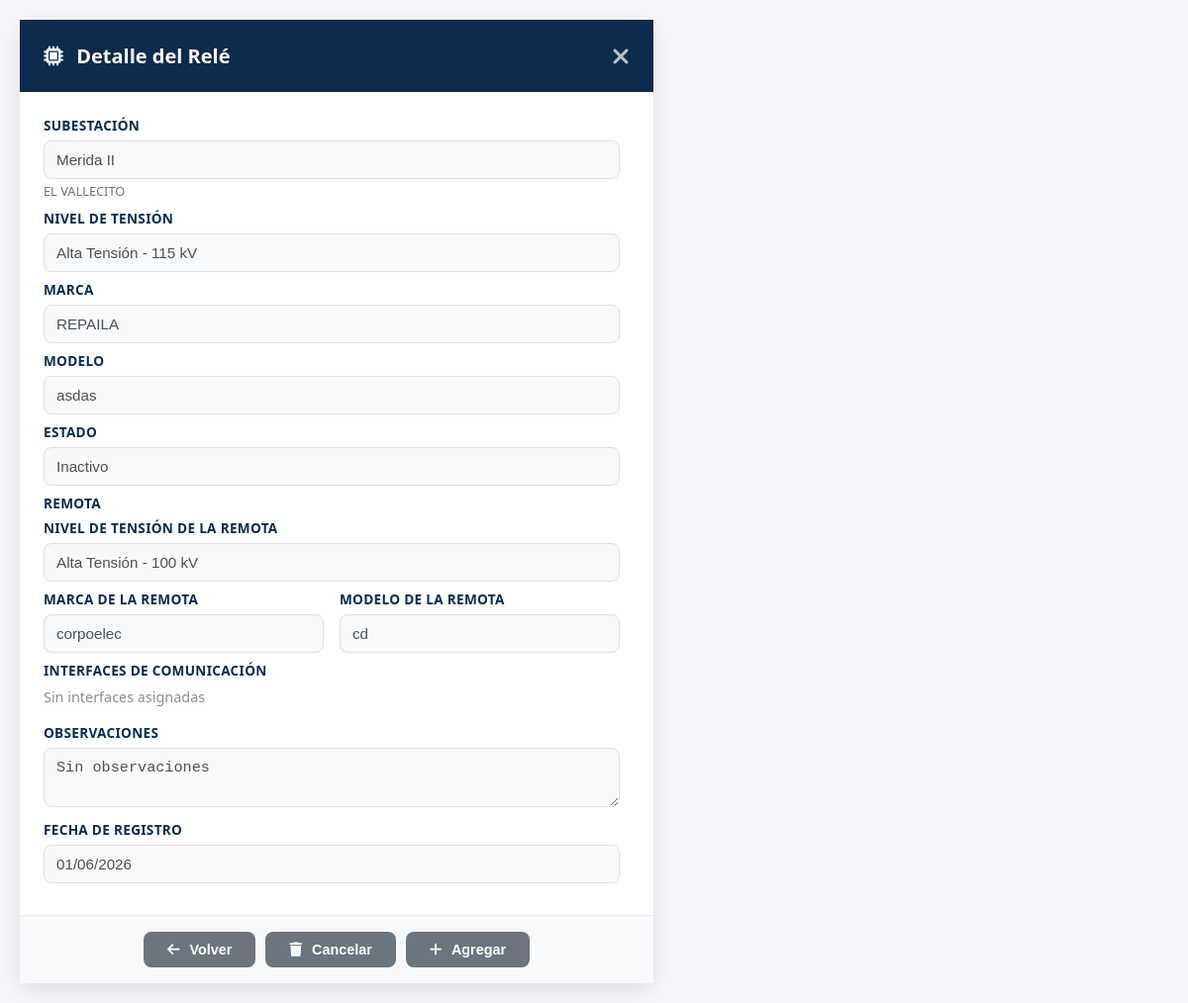
Screenshot of /reles/72/detalle/ (signed in) with the database file from the repository.
### equipos/models.py (models this page shows, shortened)
class Rele(models.Model):
    Id_relé = models.AutoField(primary_key=True)  # Identificador único
    Id_Ten = models.ForeignKey(NivelTension, on_delete=models.CASCADE, related_name='reles')  # Nivel de tensión asociado
    Id_Sub_est = models.ForeignKey(Subestacion, on_delete=models.CASCADE, related_name='reles')  # Subestación donde está instalado
    Marca = models.CharField(max_length=100)  # Marca del fabricante
    Modelo = models.CharField(max_length=100)  # Modelo específico del relé
    Estado = models.CharField(max_length=50)  # Estado operativo (Activo/Inactivo/Mantenimiento)
    Observaciones = models.TextField(blank=True)  # Notas adicionales (opcional)
    Imagen = models.ImageField(upload_to='reles/', blank=True, null=True, verbose_name='Imagen del relé')  # Imagen del relé
    Fecha_Reg = models.DateField(auto_now_add=True)  # Fecha de registro automática
    creado_por = models.ForeignKey(User, on_delete=models.SET_NULL, null=True, blank=True, related_name='reles_creados')  # Usuario que creó el registro
    Protocolos = models.ManyToManyField("Protocolo", blank=True, related_name='reles_asociados')  # Protocolos de comunicación configurados
    Puertos = models.ManyToManyField("PuertoComunicacion", blank=True, related_name='reles_asociados')  # Puertos de comunicación configurados
    EsRemoto = models.BooleanField(default=False, verbose_name='¿Posee Remota?')  # Indica si tiene remota asociada
    Remota = models.ForeignKey("Remota", on_delete=models.SET_NULL, null=True, blank=True, related_name='reles_asociados', verbose_name='Remota asociada')
    Puertos_IPs = models.JSONField(default=dict, blank=True, verbose_name='IPs por puerto ETH del relé')
    Remota_IPs = models.JSONField(default=dict, blank=True, verbose_name='IPs por puerto ETH de la remota')
    Remota_Puertos = models.JSONField(default=list, blank=True, verbose_name='Puertos de la remota seleccionados (claves iface_puerto)')
    Entradas_Digitales = models.PositiveIntegerField(default=0, verbose_name='Entradas Digitales')
    Salidas_Digitales = models.PositiveIntegerField(default=0, verbose_name='Salidas Digitales')
    Entradas_Analogicas = models.PositiveIntegerField(default=0, verbose_name='Entradas Analógicas')
    Contadores = models.PositiveIntegerField(default=0, verbose_name='Contadores')
    class Meta:
        verbose_name = 'Relé'
        verbose_name_plural = 'Relés'
        ordering = ['Id_relé']  # Orden por ID ascendente

class Subestacion(models.Model):
    Id_Sub_est = models.AutoField(primary_key=True)  # Identificador único
    Id_Ten = models.ForeignKey(NivelTension, on_delete=models.SET_NULL, null=True, blank=True, related_name='subestaciones')  # Nivel de tensión principal (legacy / primer nivel seleccionado)
    Niveles_Ten = models.ManyToManyField("NivelTension", blank=True, related_name='subestaciones_multiples')  # Niveles de tensión asociados (una subestación puede tener varios)
    Nombre = models.CharField(max_length=100)  # Nombre de la subestación
    Ubicación = models.CharField(max_length=200)  # Dirección o ubicación física
    Coordenadas = models.CharField(max_length=100, blank=True, verbose_name='Coordenadas')  # Coordenadas GPS (opcional)
    Fecha_Reg = models.DateField(auto_now_add=True)  # Fecha de registro automática
    creado_por = models.ForeignKey(User, on_delete=models.SET_NULL, null=True, blank=True, related_name='subestaciones_creadas')  # Usuario que creó el registro
    class Meta:
        verbose_name = 'Subestación'
        verbose_name_plural = 'Subestaciones'
        ordering = ['Id_Sub_est']  # Orden por ID ascendente

class NivelTension(models.Model):
    TIPO_CHOICES = [
        ('AT', 'Alta Tensión'),
        ('MT', 'Media Tensión'),
        ('BT', 'Baja Tensión'),
    ]
    NIVEL_CHOICES = [
        ('230kV', '230 kV'),
        ('115kV', '115 kV'),
        ('34.5kV', '34.5 kV'),
        ('13.8kV', '13.8 kV'),
    ]
    Id_Ten = models.AutoField(primary_key=True)  # Identificador único
    Tipo_ten = models.CharField(max_length=5, choices=TIPO_CHOICES, default='AT')  # Tipo de tensión (AT/MT/BT)
    Nivel = models.CharField(max_length=10, choices=NIVEL_CHOICES)  # Valor del nivel (115kV, 34.5kV, etc.)
    Fecha_Reg = models.DateField(auto_now_add=True)  # Fecha de registro automática
    creado_por = models.ForeignKey(User, on_delete=models.SET_NULL, null=True, blank=True, related_name='niveles_tension_creados')  # Usuario que creó el registro
    class Meta:
        verbose_name = 'Nivel de Tensión'
        verbose_name_plural = 'Niveles de Tensión'
        ordering = ['Id_Ten']  # Orden por ID ascendente

class Remota(models.Model):
    Id_Remota = models.AutoField(primary_key=True)  # Identificador único
    Id_Ten = models.ForeignKey(NivelTension, on_delete=models.SET_NULL, null=True, blank=True, related_name='remotas')  # Nivel de tensión asociado (opcional)
    Marca = models.CharField(max_length=100)  # Marca del fabricante
    Modelo = models.CharField(max_length=100)  # Modelo específico de la remota
    Fecha_Reg = models.DateField(auto_now_add=True)  # Fecha de registro automática
    creado_por = models.ForeignKey(User, on_delete=models.SET_NULL, null=True, blank=True, related_name='remotas_creadas')  # Usuario que creó el registro
    Interfaces = models.ManyToManyField("InterfazDeComunicacion", blank=True, related_name='remotas_asociadas')
    Protocolos = models.ManyToManyField("Protocolo", blank=True, related_name='remotas_asociadas')
    Niveles_Ten = models.ManyToManyField("NivelTension", blank=True, related_name='remotas_multiples')
    class Meta:
        verbose_name = 'Remota'
        verbose_name_plural = 'Remotas'
        ordering = ['Id_Remota']

### equipos/views.py (the view, shortened to what this page needs)
# urls.py: path('reles/<int:pk>/detalle/', rele_detalle_view, name='rele_detalle'),
@login_required(login_url='/login/')
def rele_detalle_view(request, pk):
    rele = get_object_or_404(Rele, Id_relé=pk)
    remota_puertos_unicos = []
    if rele.Remota_id and rele.EsRemoto:
        pares = []
        if rele.Remota_Puertos:
            for clave in rele.Remota_Puertos:
                if '_' in clave:
                    iface_id, puerto_id = clave.split('_', 1)
                    pares.append((iface_id, puerto_id))
        else:
            for iface in rele.Remota.Interfaces.all():
                for puerto in iface.puertos.all():
                    pares.append((str(iface.Id_Interfaz), str(puerto.Id_Puerto)))
        puerto_ids = [pid for _, pid in pares]
        puertos_map = {
            str(p.Id_Puerto): p
            for p in PuertoComunicacion.objects.filter(Id_Puerto__in=puerto_ids)
        }
        seen_non_eth = set()
        seen_eth_keys = set()
    if request.GET.get('modal') == '1':
        return render(request, 'rele_detalle_partial.html', {
            'rele': rele,
            'remota_puertos_unicos': remota_puertos_unicos,
        })
    context = {
        'title': f'Detalle de Relé {rele.Id_relé}',
        'rele': rele,
        'remota_puertos_unicos': remota_puertos_unicos,
    }
    return render(request, 'rele_detalle.html', context)

### equipos/context_processors.py (called while the page is built, shortened)
def permisos_usuario(request):
    if request.user.is_superuser:
        return {
            'permisos_usuario': {'crear': True, 'actualizar': True, 'eliminar': True},
            'puede_crear': True,
            'puede_actualizar': True,
            'puede_eliminar': True,
        }

### templates/rele_detalle.html (shortened to what this page needs)
<!DOCTYPE html>
<html lang="es">
<head>
  <link rel="stylesheet" href="https://cdnjs.cloudflare.com/ajax/libs/font-awesome/6.4.0/css/all.min.css">
</head>
<body>
  <div class="card">
    <div class="card-header">
      <h2><i class="fas fa-microchip" style="margin-right:8px;"></i> Detalle del Relé</h2>
      <a href="/reles/" style="color:#fff; font-size:1.5rem; text-decoration:none;"><i class="fas fa-times"></i></a>
    </div>
<div class="card-body">
   <div class="scrollable-content">
    <div class="form-row">
       <div class="form-group">
         <label>Subestación</label>
         <input type="text" value="{{ rele.Id_Sub_est.Nombre }}" readonly>
         <small style="color:#6c757d; font-size:0.8rem;">{{ rele.Id_Sub_est.Ubicación }}</small>
       </div>
     </div>
     <div class="form-row">
       <div class="form-group">
         <label>Nivel de tensión</label>
         <input type="text" value="{% if rele.Id_Ten %}{{ rele.Id_Ten.get_Tipo_ten_display }} - {{ rele.Id_Ten.get_Nivel_display }}{% else %}Sin asignar{% endif %}" readonly>
       </div>
     </div>
     <div class="form-row">
       <div class="form-group">
         <label>Marca</label>
         <input type="text" value="{{ rele.Marca }}" readonly>
       </div>
     </div>
     <div class="form-row">
       <div class="form-group">
         <label>Modelo</label>
         <input type="text" value="{{ rele.Modelo }}" readonly>
       </div>
     </div>
     <div class="form-row">
       <div class="form-group">
         <label>Estado</label>
         <input type="text" value="{{ rele.Estado }}" readonly>
       </div>
     </div>
      <div class="form-row">
        <div class="form-group" style="flex-basis:100%;">
          <label>Remota</label>
          {% if rele.EsRemoto and rele.Remota %}
            <div class="form-row">
              <div class="form-group">
                <label>Nivel de tensión de la remota</label>
                <input type="text" value="{% for nivel in rele.Remota.Niveles_Ten.all %}{{ nivel.get_Tipo_ten_display }} - {{ nivel.get_Nivel_display }}{% if not forloop.last %}, {% endif %}{% empty %}Sin asignar{% endfor %}" readonly>
              </div>
            </div>
            <div class="form-row">
              <div class="form-group">
                <label>Marca de la remota</label>
                <input type="text" value="{{ rele.Remota.Marca }}" readonly>
              </div>
              <div class="form-group">
                <label>Modelo de la remota</label>
                <input type="text" value="{{ rele.Remota.Modelo }}" readonly>
              </div>
            </div>
            <div class="form-row">
              <div class="form-group" style="flex-basis:100%;">
                <label>Interfaces de Comunicación</label>
                {% with interfaces=rele.Remota.Interfaces.all %}
                  {% if interfaces %}
                    <div class="puertos-container">
                      {% for interfaz in interfaces %}
                        {% for puerto in interfaz.puertos.all %}
                          <span class="puerto-badge">
                            <span class="puerto-icon">
                              {% if puerto.Tipo == 'ETH' %}<i class="fas fa-network-wired"></i>
                              {% elif puerto.Tipo == 'RS232' %}<i class="fas fa-plug"></i>
                              {% elif puerto.Tipo == 'RS485' %}<i class="fas fa-exchange-alt"></i>
                              {% elif puerto.Tipo == 'USB' %}<i class="fab fa-usb"></i>
                              {% elif puerto.Tipo == 'FIBRA' %}<i class="fas fa-bolt"></i>
                              {% elif puerto.Icono %}<i class="{{ puerto.Icono }}"></i>
                              {% else %}<i class="fas fa-microchip"></i>{% endif %}
                            </span>
                            <span class="puerto-text">{{ puerto.get_Tipo_display }}</span>
                          </span>
                        {% empty %}
                          <span class="no-data">Sin puertos</span>
                        {% endfor %}
                      {% endfor %}
                    </div>
                  {% else %}
                    <span class="no-data">Sin interfaces asignadas</span>
                  {% endif %}
                {% endwith %}
              </div>
            </div>
          {% else %}
            <input type="text" value="No tiene" readonly style="text-align:center; color:#6c757d; font-weight:600;">
          {% endif %}
        </div>
      </div>
     <div class="form-row">
       <div class="form-group" style="flex-basis:100%;">
         <label>Observaciones</label>
         <textarea readonly>{{ rele.Observaciones|default:"Sin observaciones" }}</textarea>
       </div>
     </div>
     <div class="form-row">
       <div class="form-group">
         <label>Fecha de registro</label>
         <input type="text" value="{{ rele.Fecha_Reg|date:'d/m/Y' }}" readonly>
       </div>
     </div>
   </div>
 </div>
<div class="card-footer">
  <button class="btn btn-secondary" href="/reles/">
    <i class="fas fa-arrow-left" style="margin-right:6px;"></i> Volver
  </button>
  <button class="btn btn-secondary">
    <i class="fas fa-trash" style="margin-right:6px;"></i> Cancelar
  </button>
  <button class="btn btn-secondary">
    <i class="fas fa-plus" style="margin-right:6px;"></i> Agregar
  </button>
</div>
  </div>
</body>
</html>

### templates/rele_detalle.html (style rules this page uses)
* { margin:0; padding:0; box-sizing:border-box; }
body { font-family: 'Segoe UI', -apple-system, BlinkMacSystemFont, sans-serif; background: #f4f6f9; color:#333; min-height:100vh; padding:20px; overflow-x:hidden; }
.card { background:#fff; border-radius:12px; box-shadow:0 6px 24px rgba(0,0,0,0.1); width:100%; max-width:640px; display:flex; flex-direction:column; }
.card-header { background:#0D2B4D; color:#fff; padding:20px 24px; display:flex; justify-content:space-between; align-items:center; flex-shrink:0; }
.card-header h2 { margin:0; font-size:1.25rem; font-weight:600; }
.card-header a { color:#fff; opacity:0.7; text-decoration:none; font-size:1.5rem; }
.card-body { padding:24px; flex:1 1 auto; overflow:hidden; position:relative; }
.scrollable-content { height:100%; overflow-y:auto; padding-right: 10px; scrollbar-width: thin; scrollbar-color: #6c757d #f8f9fa; }
.form-row { display:flex; flex-wrap:wrap; gap:16px; margin-bottom:8px; }
.form-group { flex:1 1 200px; }
.form-group label { display:block; margin-bottom:6px; font-weight:600; color:#0D2B4D; font-size:0.85rem; text-transform:uppercase; letter-spacing:0.3px; }
.form-group input, .form-group textarea { width:100%; padding:10px 12px; border:1px solid #dee2e6; border-radius:8px; font-size:0.95rem; background:#f8f9fa; color:#495057; }
.form-group textarea { resize:vertical; min-height:60px; }
.card-footer { padding:16px 24px; background:#f8f9fa; border-top:1px solid #e9ecef; text-align:center; display:flex; justify-content:center; gap:10px; flex-wrap:wrap; }
.btn { display:inline-block; padding:10px 24px; border-radius:8px; text-decoration:none; font-size:0.9rem; font-weight:600; cursor:pointer; border:none; transition:all 0.2s; }
.btn-secondary { background:#6c757d; color:#fff; }
.no-data { color: #8c8c8c; font-size: 0.9rem; }

### rows the page displays
Rele: Id_Sub_est.Nombre "Merida II", Id_Sub_est.Ubicación "EL VALLECITO", Id_Ten.Nivel "Alta Tensión - 115 kV", Marca "REPAILA", Modelo "asdas", Estado "Inactivo", Remota.Nivel "Alta Tensión - 100 kV", Remota.Marca "corpoelec", Remota.Modelo "cd", Observaciones "Sin observaciones", Fecha_Reg "01/06/2026"
